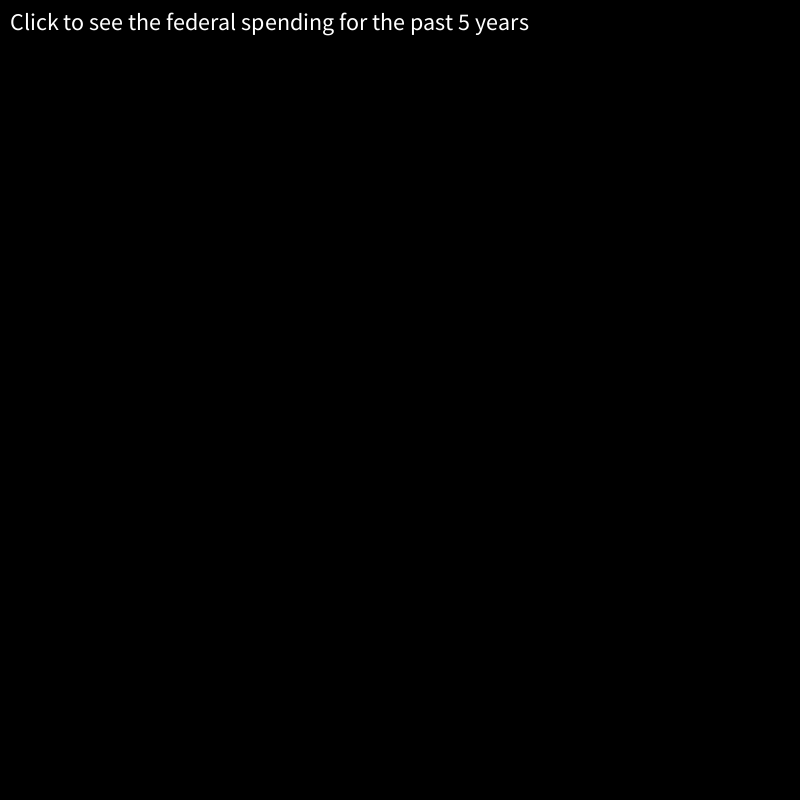
Frame 1 (no input)
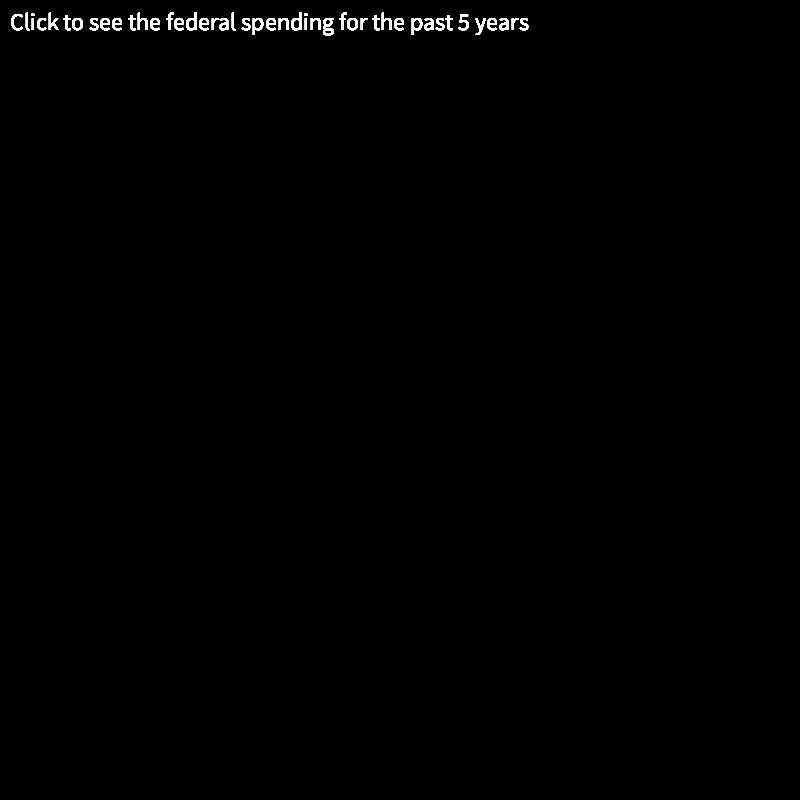
Frame 60 (the mouse pressed at the canvas centre just before this capture)
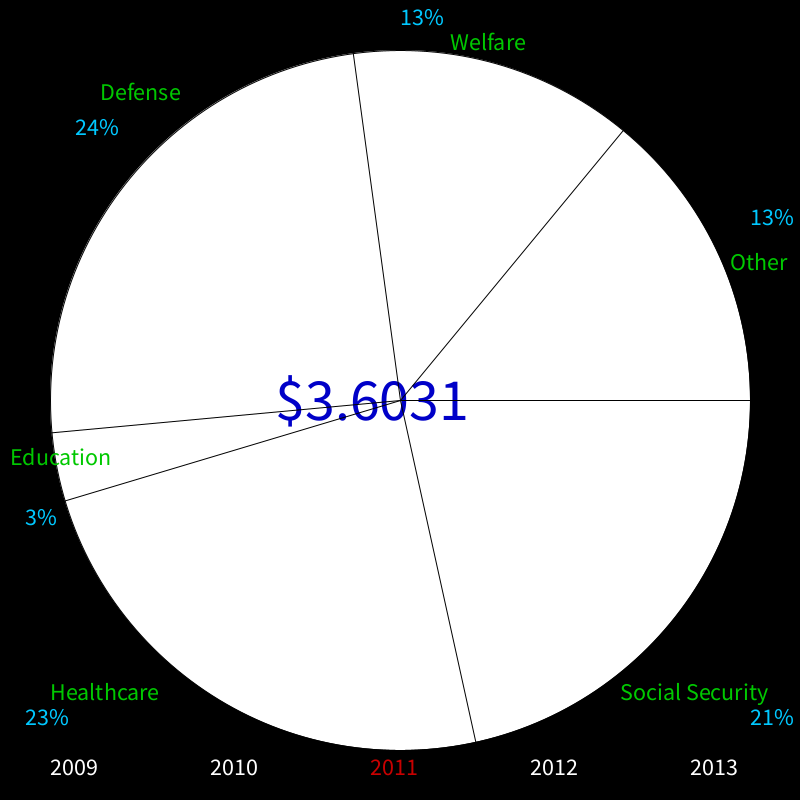
Frame 120 (the mouse held since frame 60 and released just before this capture)

The Processing sketch that drew these frames (run headless with seeded random() and noise(); from frame 60 on, the mouse is pressed at the canvas centre):

// Processing sketch: processing_93777
// ── processing_93777.pde

//fields
int clicker = 0;
float displaytotspend = 0;
float linemaintainer = 0;
//Money expressed in trillions of dollars
float pensions = 0;
float healthcare = 0;
float education = 0;
float defense = 0;
float welfare = 0;
float totalspending = 0;
//methods
void setup() {
  size(800, 800);
  background(0);
}

void mousePressed() {
  clicker++;
}

void draw() {
  if (clicker == 0) {
    textSize(24);
    text("Click to see the federal spending for the past 5 years", 10, 30);
  }
  else {
    if (clicker == 1) {
      background(0);
      mousePressed();
    }
  }
  if (clicker>1) {
    if (mouseX > 0 && mouseX <= 160) {
      amount2009();
    }
    else {
      if (mouseX > 160 && mouseX <= 320) {
        amount2010();
      }
      else {
        if (mouseX > 320 && mouseX <= 480) {
          amount2011();
        }
        else {
          if (mouseX > 480 && mouseX <= 640) {
            amount2012();
          }
          else {
            if (mouseX > 640 && mouseX <= 800) {
              amount2013();
            }
          }
        }
      }
    }
    //2009
    if (mouseX > 0 && mouseX <= 160) {
      textSize(24);
      fill(0, 200, 0);
      text("Social Security", 620, 700);
      text("Healthcare", 50, 700);
      text("Education", 10, 545);
      text("Defense", 10, 200);
      text("Welfare", 350, 40);
      text("Other", 730, 270);
      fill(200, 0, 0);
      text("2009", 50, 775);  
      fill(255);
      text("2010", 210, 775);  
      fill(255);
      text("2011", 370, 775);  
      fill(255);
      text("2012", 530, 775);  
      fill(255);
      text("2013", 690, 775);
    }
    else {
      //2010
      if (mouseX > 160 && mouseX <= 320) {
        textSize(24);
        fill(0, 200, 0);
        text("Social Security", 620, 700);
        text("Healthcare", 50, 700);
        text("Education", 10, 445);
        text("Defense", 100, 100); 
        text("Welfare", 450, 50); 
        text("Other", 730, 270);
        fill(255);
        text("2009", 50, 775);  
        fill(200, 0, 0);
        text("2010", 210, 775);  
        fill(255);
        text("2011", 370, 775);  
        fill(255);
        text("2012", 530, 775);  
        fill(255);
        text("2013", 690, 775);
      }
      else {
        //2011
        if (mouseX > 320 && mouseX <= 480) {
          textSize(24);
          fill(0, 200, 0);
          text("Social Security", 620, 700);
          text("Healthcare", 50, 700);
          text("Education", 10, 465); //11,12
          text("Defense", 100, 100); 
          text("Welfare", 450, 50); 
          text("Other", 730, 270);          
          fill(255);
          text("2009", 50, 775);  
          fill(255);
          text("2010", 210, 775);  
          fill(200, 0, 0);
          text("2011", 370, 775);  
          fill(255);
          text("2012", 530, 775);  
          fill(255);
          text("2013", 690, 775);
        }
        else {
          //2012
          if (mouseX > 480 && mouseX <= 640) {
            textSize(24);
            fill(0, 200, 0);
            text("Social Security", 620, 700);
            text("Healthcare", 50, 700);
            text("Education", 10, 475);
            text("Defense", 100, 100); 
            text("Welfare", 450, 50); 
            text("Other", 730, 270);
            fill(255);
            text("2009", 50, 775);  
            fill(255);
            text("2010", 210, 775);  
            fill(255);
            text("2011", 370, 775);  
            fill(200, 0, 0);
            text("2012", 530, 775);  
            fill(255);
            text("2013", 690, 775);
          }
          else {
            //2013
            if (mouseX > 640 && mouseX <= 800) {
              textSize(24);
              fill(0, 200, 0);
              text("Social Security", 620, 700);
              text("Healthcare", 50, 700);
              text("Education", 10, 425); 
              text("Defense", 100, 100); 
              text("Welfare", 450, 50); 
              text("Other", 730, 270);
              fill(255);
              text("2009", 50, 775);  
              fill(255);            
              text("2010", 210, 775);  
              fill(255);
              text("2011", 370, 775);  
              fill(255);
              text("2012", 530, 775); 
              fill(200, 0, 0); 
              text("2013", 690, 775);
              fill(255);
            }
          }
        }
      }
    }
  }
}

void amount2013() {
  linemaintainer = 0;
  pensions = 0.8785;
  healthcare = 0.9161;
  education = 0.1361;
  defense = 0.9014;
  welfare = 0.4223;
  totalspending = 3.8034;
  create(linemaintainer, pensions, healthcare, education, defense, welfare, totalspending);
}

void amount2012() {
  linemaintainer = 0;
  pensions = 0.8197;
  healthcare = 0.8461;
  education = 0.1531;
  defense = 0.9022;
  welfare = 0.4519;
  totalspending = 3.7956;
  create(linemaintainer, pensions, healthcare, education, defense, welfare, totalspending);
}

void amount2011() {
  linemaintainer = 0;
  pensions = 0.7756;
  healthcare = 0.8582;
  education = 0.1137;
  defense = 0.8785;
  welfare = 0.4729;
  totalspending = 3.6031;
  create(linemaintainer, pensions, healthcare, education, defense, welfare, totalspending);
}

void amount2010() {
  linemaintainer = 0;
  pensions = 0.7496;
  healthcare = 0.8207;
  education = 0.1394;
  defense = 0.8472;
  welfare = 0.5023;
  totalspending = 3.4562;
  create(linemaintainer, pensions, healthcare, education, defense, welfare, totalspending);
}

void amount2009() {
  linemaintainer = 0;
  pensions = 0.7304;
  healthcare = 0.7644;
  education = 0.0898;
  defense = 0.7940;
  welfare = 0.4151;
  totalspending = 3.5177;
  create(linemaintainer, pensions, healthcare, education, defense, welfare, totalspending);
}

void create(float linemaintainer, float pensions, float healthcare, float education, float defense, float welfare, float totalspending) {
  fill(0);
  rectMode(CENTER);
  rect(400,400,900,900);
  fill(255);
  ellipseMode(CENTER);
  ellipse(400, 400, 700, 700);
  textSize(60);
  fill(0,0,200);
  text("$" + totalspending, 275, 420);
  line(400, 400, 400*cos(2*PI) + 400, 400*sin(2*PI) + 400);
  line(400, 400, 400*cos(2*PI * (pensions/totalspending)) + 400, 400*sin(2*PI * (pensions/totalspending)) + 400);
  linemaintainer += pensions/totalspending;
  line(400, 400, 400*(cos(2*PI * ((healthcare/totalspending) + linemaintainer))) + 400, 400*(sin(2*PI * ((healthcare/totalspending) + linemaintainer))) + 400);
  linemaintainer += healthcare/totalspending;
  line(400, 400, 400*(cos(2*PI * ((education/totalspending) + linemaintainer))) + 400, 400*(sin(2*PI * ((education/totalspending) + linemaintainer))) + 400);
  linemaintainer += education/totalspending;
  line(400, 400, 400*(cos(2*PI * ((defense/totalspending) + linemaintainer))) + 400, 400*(sin(2*PI * ((defense/totalspending) + linemaintainer))) + 400);
  linemaintainer += defense/totalspending;
  line(400, 400, 400*(cos(2*PI * ((welfare/totalspending) + linemaintainer))) + 400, 400*(sin(2*PI * ((welfare/totalspending) + linemaintainer))) + 400);
  linemaintainer += welfare/totalspending;
  textSize(24);
  fill(0,200,255);
  text((int)(pensions/totalspending * 100) + "%",750,725);
  text((int)(healthcare/totalspending * 100) + "%",25,725);
  text((int)(education/totalspending * 100) + "%",25,525);
  text((int)(defense/totalspending * 100) + "%",75,135);
  text((int)(welfare/totalspending * 100) + "%",400,25);
  text((int)((totalspending - (pensions + healthcare + education + defense + welfare))/totalspending * 100) + "%",750,225);
  linemaintainer = 0;
}
